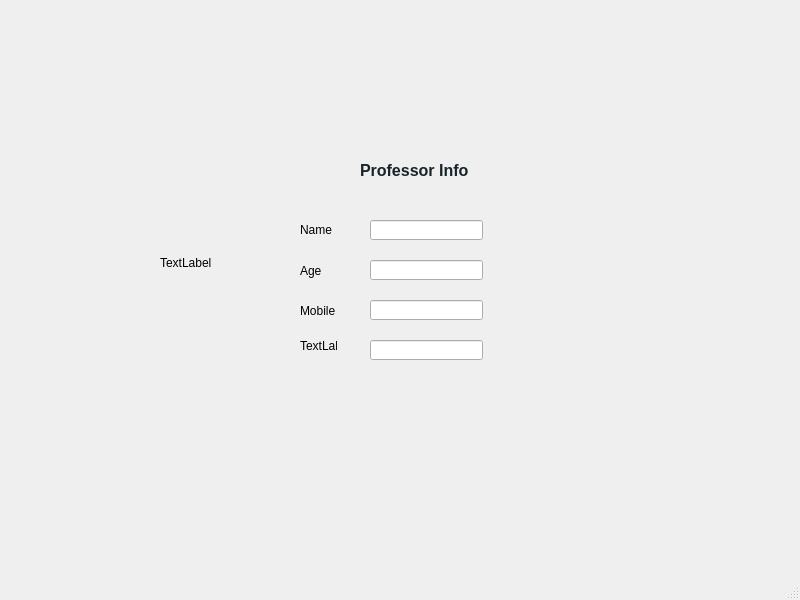
<?xml version="1.0" encoding="UTF-8"?>
<ui version="4.0">
 <class>MainWindow</class>
 <widget class="QMainWindow" name="MainWindow">
  <property name="geometry">
   <rect>
    <x>0</x>
    <y>0</y>
    <width>800</width>
    <height>600</height>
   </rect>
  </property>
  <property name="windowTitle">
   <string>MainWindow</string>
  </property>
  <widget class="QWidget" name="centralwidget">
   <widget class="QLabel" name="Background_label">
    <property name="geometry">
     <rect>
      <x>160</x>
      <y>90</y>
      <width>500</width>
      <height>345</height>
     </rect>
    </property>
    <property name="text">
     <string>TextLabel</string>
    </property>
   </widget>
   <widget class="QLabel" name="label">
    <property name="geometry">
     <rect>
      <x>360</x>
      <y>160</y>
      <width>111</width>
      <height>21</height>
     </rect>
    </property>
    <property name="text">
     <string>&lt;html&gt;&lt;head/&gt;&lt;body&gt;&lt;p align=&quot;center&quot;&gt;&lt;span style=&quot; font-size:12pt; font-weight:700; color:#17252a;&quot;&gt;Professor Info &lt;/span&gt;&lt;/p&gt;&lt;/body&gt;&lt;/html&gt;</string>
    </property>
   </widget>
   <widget class="QLabel" name="label_2">
    <property name="geometry">
     <rect>
      <x>300</x>
      <y>220</y>
      <width>37</width>
      <height>20</height>
     </rect>
    </property>
    <property name="text">
     <string>Name</string>
    </property>
   </widget>
   <widget class="QLabel" name="label_3">
    <property name="geometry">
     <rect>
      <x>300</x>
      <y>260</y>
      <width>37</width>
      <height>21</height>
     </rect>
    </property>
    <property name="text">
     <string>Age</string>
    </property>
   </widget>
   <widget class="QLabel" name="label_4">
    <property name="geometry">
     <rect>
      <x>300</x>
      <y>300</y>
      <width>37</width>
      <height>21</height>
     </rect>
    </property>
    <property name="text">
     <string>Mobile</string>
    </property>
   </widget>
   <widget class="QLabel" name="label_5">
    <property name="geometry">
     <rect>
      <x>300</x>
      <y>340</y>
      <width>37</width>
      <height>12</height>
     </rect>
    </property>
    <property name="text">
     <string>TextLabel</string>
    </property>
   </widget>
   <widget class="QLineEdit" name="lineEdit">
    <property name="geometry">
     <rect>
      <x>370</x>
      <y>220</y>
      <width>113</width>
      <height>20</height>
     </rect>
    </property>
   </widget>
   <widget class="QLineEdit" name="lineEdit_2">
    <property name="geometry">
     <rect>
      <x>370</x>
      <y>260</y>
      <width>113</width>
      <height>20</height>
     </rect>
    </property>
   </widget>
   <widget class="QLineEdit" name="lineEdit_3">
    <property name="geometry">
     <rect>
      <x>370</x>
      <y>300</y>
      <width>113</width>
      <height>20</height>
     </rect>
    </property>
   </widget>
   <widget class="QLineEdit" name="lineEdit_4">
    <property name="geometry">
     <rect>
      <x>370</x>
      <y>340</y>
      <width>113</width>
      <height>20</height>
     </rect>
    </property>
   </widget>
  </widget>
  <widget class="QMenuBar" name="menubar">
   <property name="geometry">
    <rect>
     <x>0</x>
     <y>0</y>
     <width>800</width>
     <height>17</height>
    </rect>
   </property>
  </widget>
  <widget class="QStatusBar" name="statusbar"/>
 </widget>
 <resources/>
 <connections/>
</ui>
